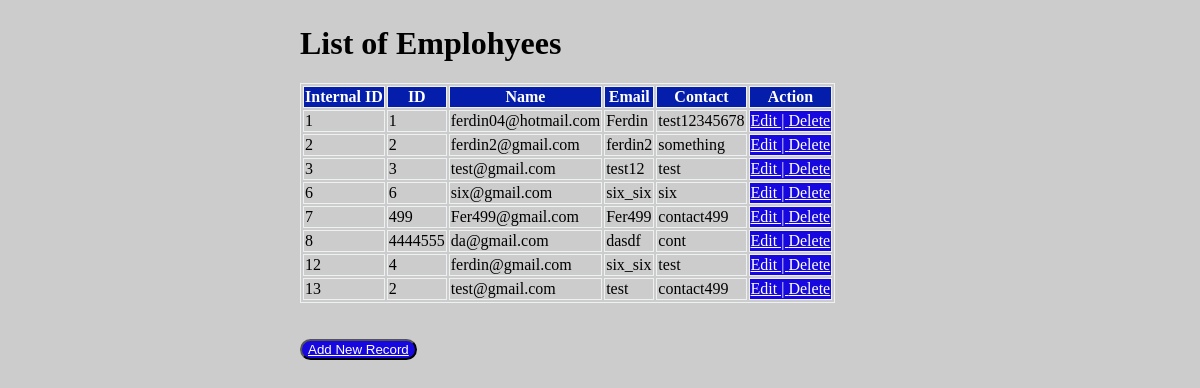
The page /show on the database its author committed.
### employee/models.py (models this page shows, shortened)
class Employee(models.Model):
    eid = models.CharField(max_length=20)
    ename = models.CharField(max_length=100)
    eemail = models.EmailField()
    econtact = models.CharField(max_length=15)
    class Meta:
      db_table = 'employee'

### employee/views.py (the view)
# urls.py: path('show', views.show),
def show(request):
    employees = Employee.objects.all()
    return render(request, 'show.html', {'employees': employees})

### employee/templates/show.html (shortened to what this page needs)
<!DOCTYPE html>
<html lang="en">
{% load static %}
<link rel="stylesheet" href="{% static 'css/style.css' %}">
<body>
<div class="">
 <h1>List of Emplohyees</h1>
 <table>
<thead>
    <tr>
        <th>Internal ID</th>
        <th>ID</th>
        <th>Name</th>
        <th>Email</th>
        <th>Contact</th>
        <th>Action</th>
    </tr>
</thead>
<tbody>
    {%for employee in employees %}
    <tr>
        <td>{{ employee.id }}</td>
        <td>{{ employee.eid }}</td>
        <td>{{ employee.eemail }}</td>
        <td>{{ employee.ename }}</td>
        <td>{{ employee.econtact }}</td>
        <td bgcolor="#1608df"><a href='/edit/{{ employee.id }}'>Edit
        | <a href='/delete/{{ employee.id }}'>Delete</td>
    </tr>
    {% endfor %}
</tbody>
 </table>
 <br>
 <br>
 <button> <a href="/emp">Add New Record</a></button>
</div>
</body>
</html>

### employee/static/css/style.css (style rules this page uses)
body { background: #ccc; height: 100%; margin: 25px 0; padding-left: 300px; }
table, th, td { border: 1px solid rgb(238, 241, 241) }
th { background-color: #041daa; color: white; }
button { border-radius: 12px; color:#b1df08; background-color: #1608df; cursor:pointer; }
a:link { color: white; }

### rows shown on the page
Employee: id "1", eid "1", eemail "ferdin04@hotmail.com", ename "Ferdin", econtact "test12345678"
Employee: id "2", eid "2", eemail "ferdin2@gmail.com", ename "ferdin2", econtact "something"
Employee: id "3", eid "3", eemail "test@gmail.com", ename "test12", econtact "test"
Employee: id "6", eid "6", eemail "six@gmail.com", ename "six_six", econtact "six"
Employee: id "7", eid "499", eemail "Fer499@gmail.com", ename "Fer499", econtact "contact499"
Employee: id "8", eid "4444555", eemail "da@gmail.com", ename "dasdf", econtact "cont"
Employee: id "12", eid "4", eemail "ferdin@gmail.com", ename "six_six", econtact "test"
Employee: id "13", eid "2", eemail "test@gmail.com", ename "test", econtact "contact499"
